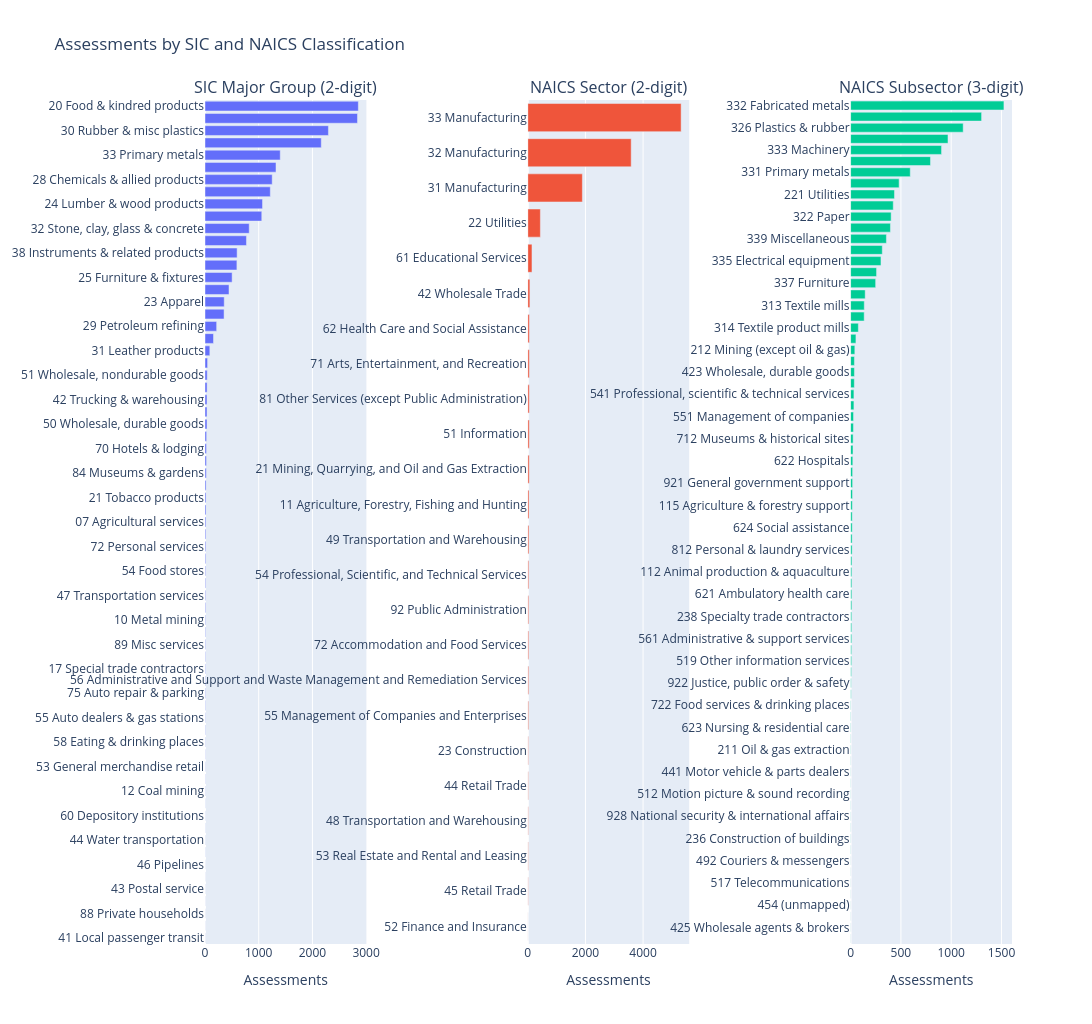

Notebook code for this chart:
### Markdown cell above
Per the plot below, we can see that the dataset is biased towards manufacturing in general, (instead of services), and those with NAICS codes describe a subset of manufacturing-related businesses.

### Code cell
sic = (ASSESS.drop_nulls("SIC2").group_by("SIC2", "SIC2_name").len().sort("len", descending=True).with_columns(label=pl.col("SIC2") + " " + pl.col("SIC2_name").fill_null("(unmapped)")))
sec = (ASSESS.drop_nulls("NAICS2").group_by("NAICS2", "NAICS2_name").len().sort("len", descending=True).with_columns(label=pl.col("NAICS2") + " " + pl.col("NAICS2_name").fill_null("(unmapped)")))
sub = (ASSESS.drop_nulls("NAICS3").group_by("NAICS3", "NAICS3_name").len().sort("len", descending=True).with_columns(label=pl.col("NAICS3") + " " + pl.col("NAICS3_name").fill_null("(unmapped)")))

subs = make_subplots(1, 3, subplot_titles=["SIC Major Group (2-digit)", "NAICS Sector (2-digit)", "NAICS Subsector (3-digit)"], horizontal_spacing=0.2)

subs.add_trace(go.Bar(x=sic["len"].to_list(), y=sic["label"].to_list(), orientation="h"), 1, 1)
subs.add_trace(go.Bar(x=sec["len"].to_list(), y=sec["label"].to_list(), orientation="h"), 1, 2)
subs.add_trace(go.Bar(x=sub["len"].to_list(), y=sub["label"].to_list(), orientation="h"), 1, 3)

subs.update_yaxes(type="category", autorange="reversed")   # most common at top
subs.update_xaxes(title_text="Assessments")
subs.update_layout(height=1024, width=1280, showlegend=False, title_text="Assessments by SIC and NAICS Classification")
subs.show()

### Figure 1 — Plotly figure (JSON) as saved in the notebook; plotly's stock layout.template omitted (floating-point values rounded to 4 significant figures)
{"data": [{"orientation": "h", "type": "bar", "x": [2855, 2839, 2298, 2165, 1401, 1322, 1251, 1216, 1071, 1057, 823, 772, 598, 594, 505, 447, 358, 355, 217, 158, 90, 48, 41, 39, 37, 37, 37, 30, 28, 27, 24, 20, 19, 19, 17, 15, 15, 13, 11, 11, 11, 11, 9, 9, 9, 7, 7, 7, 7, 6, 5, 5, 4, 3, 3, 3, 3, 2, 2, 2, 2, 2, 1, 1, 1, 1, 1, 1, 1], "xaxis": "x", "y": ["20 Food & kindred products", "34 Fabricated metals", "30 Rubber & misc plastics", "35 Industrial machinery & equipment", "33 Primary metals", "37 Transportation equipment", "28 Chemicals & allied products", "36 Electronic & electrical equipment", "24 Lumber & wood products", "26 Paper & allied products", "32 Stone, clay, glass & concrete", "27 Printing & publishing", "38 Instruments & related products", "22 Textile mill products", "25 Furniture & fixtures", "49 Electric, gas & sanitary services", "23 Apparel", "39 Miscellaneous manufacturing", "29 Petroleum refining", "82 Educational services", "31 Leather products", "65 Real estate", "51 Wholesale, nondurable goods", "80 Health services", "42 Trucking & warehousing", "14 Nonmetallic minerals mining", "50 Wholesale, durable goods", "87 Engineering & management services", "70 Hotels & lodging", "79 Amusement & recreation", "84 Museums & gardens", "83 Social services", "21 Tobacco products", "86 Membership organizations", "07 Agricultural services", "01 Agricultural production, crops", "72 Personal services", "73 Business services", "54 Food stores", "59 Misc retail", "47 Transportation services", "76 Misc repair services", "10 Metal mining", "45 Air transportation", "89 Misc services", "81 Legal services", "17 Special trade contractors", "02 Agricultural production, livestock", "75 Auto repair & parking", "16 Heavy construction", "55 Auto dealers & gas stations", "13 Oil & gas extraction", "58 Eating & drinking places", "62 Security & commodity brokers", "53 General merchandise retail", "78 Motion pictures", "12 Coal mining", "52 Building materials & garden retail", "60 Depository institutions", "15 Building construction", "44 Water transportation", "09 Fishing, hunting & trapping", "46 Pipelines", "48 Communications", "43 Postal service", "64 Insurance agents", "88 Private households", "63 Insurance carriers", "41 Local passenger transit"], "yaxis": "y"}, {"orientation": "h", "type": "bar", "x": [5320, 3587, 1893, 436, 145, 72, 54, 53, 51, 50, 49, 42, 39, 33, 32, 32, 31, 29, 19, 18, 17, 16, 14, 5], "xaxis": "x2", "y": ["33 Manufacturing", "32 Manufacturing", "31 Manufacturing", "22 Utilities", "61 Educational Services", "42 Wholesale Trade", "62 Health Care and Social Assistance", "71 Arts, Entertainment, and Recreation", "81 Other Services (except Public Administration)", "51 Information", "21 Mining, Quarrying, and Oil and Gas Extraction", "11 Agriculture, Forestry, Fishing and Hunting", "49 Transportation and Warehousing", "54 Professional, Scientific, and Technical Services", "92 Public Administration", "72 Accommodation and Food Services", "56 Administrative and Support and Waste Management and Remediation Services", "55 Management of Companies and Enterprises", "23 Construction", "44 Retail Trade", "48 Transportation and Warehousing", "53 Real Estate and Rental and Leasing", "45 Retail Trade", "52 Finance and Insurance"], "yaxis": "y2"}, {"orientation": "h", "type": "bar", "x": [1524, 1302, 1119, 968, 904, 794, 593, 482, 436, 424, 403, 396, 356, 315, 302, 258, 249, 145, 136, 135, 77, 53, 42, 38, 38, 37, 33, 33, 29, 28, 25, 24, 22, 20, 20, 19, 17, 16, 16, 15, 15, 13, 12, 12, 12, 12, 11, 11, 11, 10, 10, 9, 6, 6, 4, 4, 4, 3, 3, 2, 2, 2, 2, 2, 2, 2, 2, 2, 1, 1, 1, 1, 1, 1, 1, 1], "xaxis": "x3", "y": ["332 Fabricated metals", "311 Food", "326 Plastics & rubber", "336 Transportation equipment", "333 Machinery", "325 Chemicals", "331 Primary metals", "321 Wood products", "221 Utilities", "334 Computer & electronic", "322 Paper", "327 Nonmetallic minerals", "339 Miscellaneous", "312 Beverage & tobacco", "335 Electrical equipment", "323 Printing", "337 Furniture", "611 Educational services", "313 Textile mills", "324 Petroleum & coal", "314 Textile product mills", "315 Apparel", "212 Mining (except oil & gas)", "493 Warehousing & storage", "423 Wholesale, durable goods", "511 (unmapped)", "541 Professional, scientific & technical services", "424 Wholesale, nondurable goods", "551 Management of companies", "721 Accommodation", "712 Museums & historical sites", "813 Religious, civic & professional organizations", "622 Hospitals", "562 Waste management & remediation", "921 General government support", "713 Amusement, gambling & recreation", "115 Agriculture & forestry support", "531 Real estate", "624 Social assistance", "488 Transportation support activities", "812 Personal & laundry services", "111 Crop production", "112 Animal production & aquaculture", "811 Repair & maintenance", "621 Ambulatory health care", "445 Food & beverage retailers", "238 Specialty trade contractors", "451 (unmapped)", "561 Administrative & support services", "316 Leather & allied", "519 Other information services", "711 Performing arts & spectator sports", "922 Justice, public order & safety", "237 Heavy & civil engineering construction", "722 Food services & drinking places", "213 Mining support activities", "623 Nursing & residential care", "444 Building material & garden retailers", "211 Oil & gas extraction", "924 Environmental program administration", "441 Motor vehicle & parts dealers", "524 Insurance carriers", "512 Motion picture & sound recording", "522 Credit intermediation", "928 National security & international affairs", "453 (unmapped)", "236 Construction of buildings", "927 Space research & technology", "492 Couriers & messengers", "485 Transit & ground passenger transportation", "517 Telecommunications", "525 Funds & trusts", "454 (unmapped)", "447 (unmapped)", "425 Wholesale agents & brokers", "486 Pipeline transportation"], "yaxis": "y3"}], "layout": {"annotations": [{"font": {"size": 16}, "showarrow": false, "text": "SIC Major Group (2-digit)", "x": 0.1, "xanchor": "center", "xref": "paper", "y": 1, "yanchor": "bottom", "yref": "paper"}, {"font": {"size": 16}, "showarrow": false, "text": "NAICS Sector (2-digit)", "x": 0.5, "xanchor": "center", "xref": "paper", "y": 1, "yanchor": "bottom", "yref": "paper"}, {"font": {"size": 16}, "showarrow": false, "text": "NAICS Subsector (3-digit)", "x": 0.9, "xanchor": "center", "xref": "paper", "y": 1, "yanchor": "bottom", "yref": "paper"}], "height": 1024, "showlegend": false, "title": {"text": "Assessments by SIC and NAICS Classification"}, "width": 1280, "xaxis": {"anchor": "y", "domain": [0, 0.2], "title": {"text": "Assessments"}}, "xaxis2": {"anchor": "y2", "domain": [0.4, 0.6], "title": {"text": "Assessments"}}, "xaxis3": {"anchor": "y3", "domain": [0.8, 1], "title": {"text": "Assessments"}}, "yaxis": {"anchor": "x", "autorange": "reversed", "domain": [0, 1], "type": "category"}, "yaxis2": {"anchor": "x2", "autorange": "reversed", "domain": [0, 1], "type": "category"}, "yaxis3": {"anchor": "x3", "autorange": "reversed", "domain": [0, 1], "type": "category"}}}
